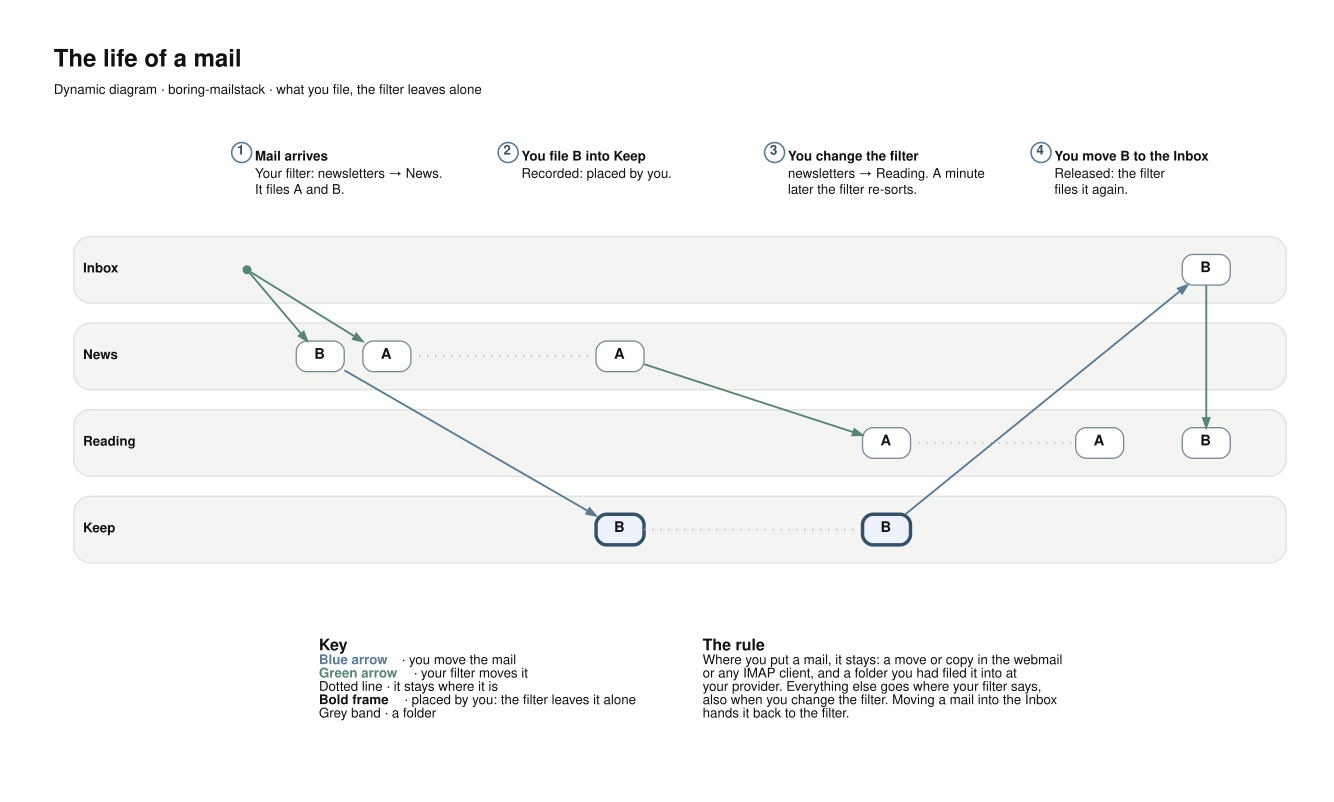

This chart was generated by the following Python code:
#!/usr/bin/env python3
"""Writes life-of-a-mail.dot next to this script: the positions are computed here.

Render (from docs/architecture):
    python3 life-of-a-mail.py && neato -n2 -Tsvg life-of-a-mail.dot -o life-of-a-mail.svg
Style and rules as the other diagrams: README.md in this folder.
"""
from pathlib import Path
F = 'fontname="Helvetica"'
BLUE, GREEN, GREY, INK = "#587b96", "#578478", "#b3b8b5", "#111111"
lanes = {"Inbox": 400, "News": 335, "Reading": 270, "Keep": 205}
cols = [230, 430, 630, 830]
L = ['digraph "The life of a mail" {',
     f'graph [{F}, bgcolor="#ffffff", pad=0.444, splines=line, outputorder=nodesfirst];',
     f'node [{F}, fontsize=10, fontcolor="{INK}"];',
     'edge [arrowsize=0.7, penwidth=1.4];']
def node(name, x, y, **a):
    attrs = ", ".join(f'{k}={v}' for k, v in a.items())
    L.append(f'{name} [pos="{x},{y}", {attrs}];')
# title
node("title", 205, 548, shape="plaintext", label='<<TABLE BORDER="0" CELLSPACING="0" CELLPADDING="0">'
     '<TR><TD ALIGN="LEFT" WIDTH="400"><FONT POINT-SIZE="18"><B>The life of a mail</B></FONT></TD></TR>'
     '<TR><TD HEIGHT="6"></TD></TR>'
     '<TR><TD ALIGN="LEFT">Dynamic diagram · boring-mailstack · what you file, the filter leaves alone</TD></TR></TABLE>>')
# folder lanes
for name, y in lanes.items():
    node(f"lane_{name}", 475, y, shape="box", style='"filled,rounded"', fillcolor='"#f4f5f3"', color='"#dfe2df"',
         width=12.64, height=0.694, fixedsize="true", label='""')
    node(f"lanelabel_{name}", 72, y, shape="plaintext", label=f'<<TABLE BORDER="0" CELLPADDING="0"><TR><TD ALIGN="LEFT" WIDTH="90"><B>{name}</B></TD></TR></TABLE>>')
# column headings: number in a circle, then text
heads = [("Mail arrives", "Your filter: newsletters &#8594; News.", "It files A and B."),
         ("You file B into Keep", "Recorded: placed by you.", ""),
         ("You change the filter", "newsletters &#8594; Reading. A minute", "later the filter re-sorts."),
         ("You move B to the Inbox", "Released: the filter", "files it again.")]
for i, (x, (h, l1, l2)) in enumerate(zip(cols, heads), 1):
    node(f"num{i}", x - 84, 488, shape="circle", width=0.21, height=0.21, fixedsize="true", style="filled",
         fillcolor='"#ffffff"', color=f'"{BLUE}"', penwidth=1.2, fontsize=10, fontcolor='"#33506a"', label=f'<<B>{i}</B>>')
    rows = f'<TR><TD ALIGN="LEFT" WIDTH="168"><B>{h}</B></TD></TR><TR><TD ALIGN="LEFT">{l1}</TD></TR>'
    rows += f'<TR><TD ALIGN="LEFT">{l2 or " "}</TD></TR>'
    node(f"head{i}", x + 10, 472, shape="plaintext",
         label=f'<<TABLE BORDER="0" CELLSPACING="1" CELLPADDING="0">{rows}</TABLE>>')
# mails
def mail(name, letter, x, lane, mine=False):
    if mine:
        node(name, x, lanes[lane], shape="box", style='"filled,rounded"', fillcolor='"#edf2fa"', color='"#33506a"',
             penwidth=2.6, width=0.5, height=0.32, fixedsize="true", fontsize=11, label=f'<<B>{letter}</B>>')
    else:
        node(name, x, lanes[lane], shape="box", style='"filled,rounded"', fillcolor='"#ffffff"', color='"#7a8a96"',
             penwidth=1.0, width=0.5, height=0.32, fixedsize="true", fontsize=11, label=f'<<B>{letter}</B>>')
node("new", 150, lanes["Inbox"], shape="point", width=0.08, color=f'"{GREEN}"')
mail("B1", "B", 205, "News"); mail("A1", "A", 255, "News")
mail("A2", "A", 430, "News"); mail("B2", "B", 430, "Keep", mine=True)
mail("A3", "A", 630, "Reading"); mail("B3", "B", 630, "Keep", mine=True)
mail("A4", "A", 790, "Reading"); mail("B4i", "B", 870, "Inbox"); mail("B4", "B", 870, "Reading")
def edge(a, b, kind):
    style = {"you": f'color="{BLUE}"', "filter": f'color="{GREEN}"',
             "stays": f'color="{GREY}", style=dotted, dir=none, penwidth=1.2'}[kind]
    L.append(f"{a} -> {b} [{style}];")
edge("new", "A1", "filter"); edge("new", "B1", "filter")
edge("A1", "A2", "stays"); edge("B1", "B2", "you")
edge("A2", "A3", "filter"); edge("B2", "B3", "stays")
edge("A3", "A4", "stays"); edge("B3", "B4i", "you"); edge("B4i", "B4", "filter")
# key
key = ('<<TABLE BORDER="0" CELLSPACING="24" CELLPADDING="0"><TR>'
       '<TD ALIGN="LEFT" VALIGN="TOP" BALIGN="LEFT"><FONT POINT-SIZE="12"><B>Key</B></FONT><BR ALIGN="LEFT"/>'
       f'<FONT COLOR="{BLUE}"><B>Blue arrow</B></FONT> · you move the mail<BR ALIGN="LEFT"/>'
       f'<FONT COLOR="{GREEN}"><B>Green arrow</B></FONT> · your filter moves it<BR ALIGN="LEFT"/>'
       'Dotted line · it stays where it is<BR ALIGN="LEFT"/>'
       '<B>Bold frame</B> · placed by you: the filter leaves it alone<BR ALIGN="LEFT"/>'
       'Grey band · a folder<BR ALIGN="LEFT"/></TD>'
       '<TD ALIGN="LEFT" VALIGN="TOP" BALIGN="LEFT"><FONT POINT-SIZE="12"><B>The rule</B></FONT><BR ALIGN="LEFT"/>'
       'Where you put a mail, it stays: a move or copy in the webmail<BR ALIGN="LEFT"/>'
       'or any IMAP client, and a folder you had filed it into at<BR ALIGN="LEFT"/>'
       'your provider. Everything else goes where your filter says,<BR ALIGN="LEFT"/>'
       'also when you change the filter. Moving a mail into the Inbox<BR ALIGN="LEFT"/>'
       'hands it back to the filter.<BR ALIGN="LEFT"/></TD></TR></TABLE>>')
node("key", 500, 92, shape="plaintext", label=key)
L.append("}")
open(Path(__file__).with_suffix(".dot"), "w").write("\n".join(L) + "\n")
